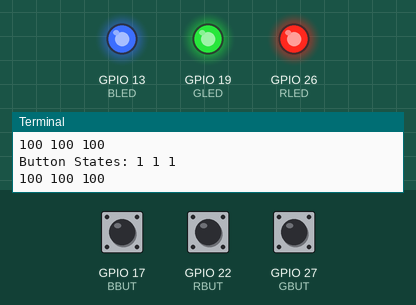
Recording of a program running on a simulated Raspberry Pi (BCM pin numbers). Shown: output pins drawn as LEDs (lit = HIGH), the last lines printed to the terminal. Inputs (shaded band) come from the test bench; at power-on: GPIO 17 (BBUT) HIGH, GPIO 22 (RBUT) HIGH, GPIO 27 (GBUT) HIGH.

Above: at 1.2 s.
1.3 s: GPIO 17 (BBUT) pulled LOW for 0.15 s
At 2.1 s:
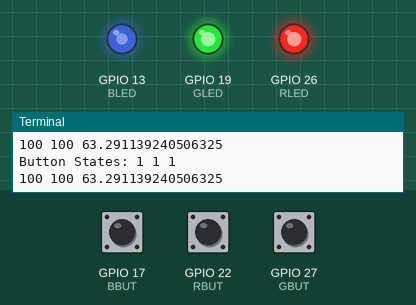
3.0 s: GPIO 22 (RBUT) pulled LOW for 0.15 s
At 3.7 s:
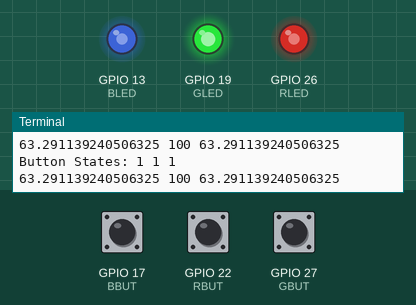
4.7 s: GPIO 27 (GBUT) pulled LOW for 0.15 s
At 5.5 s:
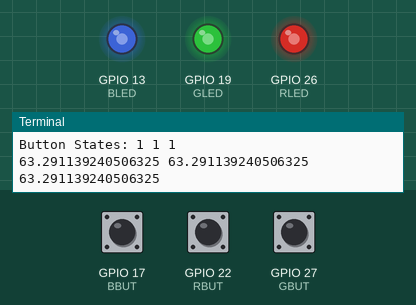
6.4 s: GPIO 17 (BBUT) pulled LOW for 1 s
At 8.3 s:
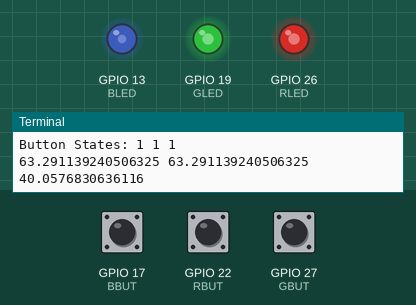
8.9 s: GPIO 22 (RBUT) pulled LOW for 1 s
At 11.0 s:
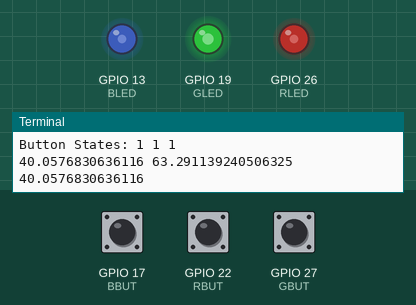
11.4 s: GPIO 27 (GBUT) pulled LOW for 1 s
At 13.6 s:
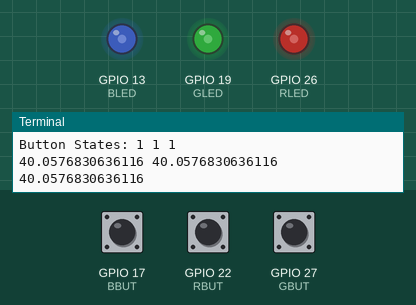
Timing chart, 0 to 14.9 s (numbered marks = the images above; inputs shaded):
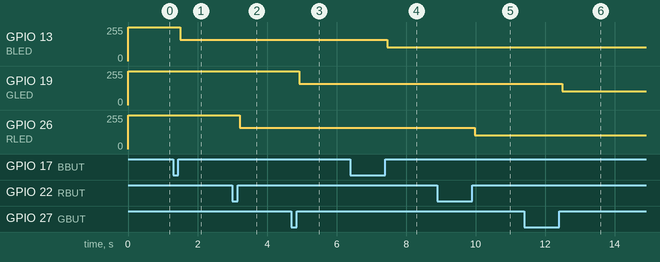

The program:

dimRGB.py
```python
import RPi.GPIO as GPIO
from time import sleep
DT = 0.1
RLED = 26
GLED = 19
BLED = 13

RBUT = 22
GBUT = 27
BBUT = 17

rButState = 1
rButStatePre = 1
gButState = 1
gButStatePre = 1
bButState = 1
bButStatePre = 1

rLedState = 1
gLedState = 1
bLedState = 1

GPIO.setmode(GPIO.BCM)

GPIO.setup(RLED, GPIO.OUT)
GPIO.setup(GLED, GPIO.OUT)
GPIO.setup(BLED, GPIO.OUT)

GPIO.setup(RBUT, GPIO.IN, pull_up_down=GPIO.PUD_UP)
GPIO.setup(GBUT, GPIO.IN, pull_up_down=GPIO.PUD_UP)
GPIO.setup(BBUT, GPIO.IN, pull_up_down=GPIO.PUD_UP)

dcR = 100
dcG = 100
dcB = 100

myPWMr = GPIO.PWM(RLED, 100)
myPWMg = GPIO.PWM(GLED, 100)
myPWMb = GPIO.PWM(BLED, 100)

myPWMr.start(int(dcR))
myPWMg.start(int(dcG))
myPWMb.start(int(dcB))

try:
    while True:
        rButState =  GPIO.input(RBUT)
        gButState =  GPIO.input(GBUT)
        bButState =  GPIO.input(BBUT)
        print('Button States:', rButState, gButState, bButState)
        if rButStatePre != rButState:
            if rButState == 1:
                dcR = dcR / 1.58
                if dcR < 1:
                    dcR = 100
                myPWMr.ChangeDutyCycle(dcR)
            rButStatePre = rButState
        if gButStatePre != gButState:
            if gButState == 1:
                dcG = dcG / 1.58
                if dcG < 1:
                    dcG = 100
                myPWMg.ChangeDutyCycle(dcG)
            gButStatePre = gButState
        if bButStatePre != bButState:
            if bButState == 1:
                dcB = dcB / 1.58
                if dcB < 1:
                    dcB = 100
                myPWMb.ChangeDutyCycle(dcB)
            bButStatePre = bButState
        print(dcR, dcG, dcB)
        sleep(DT)

except KeyboardInterrupt:
    GPIO.cleanup()
    print()
    print('GPIO Good to Go.')
    print()
```

Measured:
- after the input at 1.3 s, GPIO 13 (BLED): 255/255 → 161/255 after 0.21 s
- after the input at 3.0 s, GPIO 26 (RLED): 255/255 → 161/255 after 0.22 s
- after the input at 4.7 s, GPIO 19 (GLED): 255/255 → 161/255 after 0.23 s
- after the input at 6.4 s, GPIO 13 (BLED): 161/255 → 102/255 after 1.1 s
- after the input at 8.9 s, GPIO 26 (RLED): 161/255 → 102/255 after 1.1 s
- after the input at 11.4 s, GPIO 19 (GLED): 161/255 → 102/255 after 1.1 s
